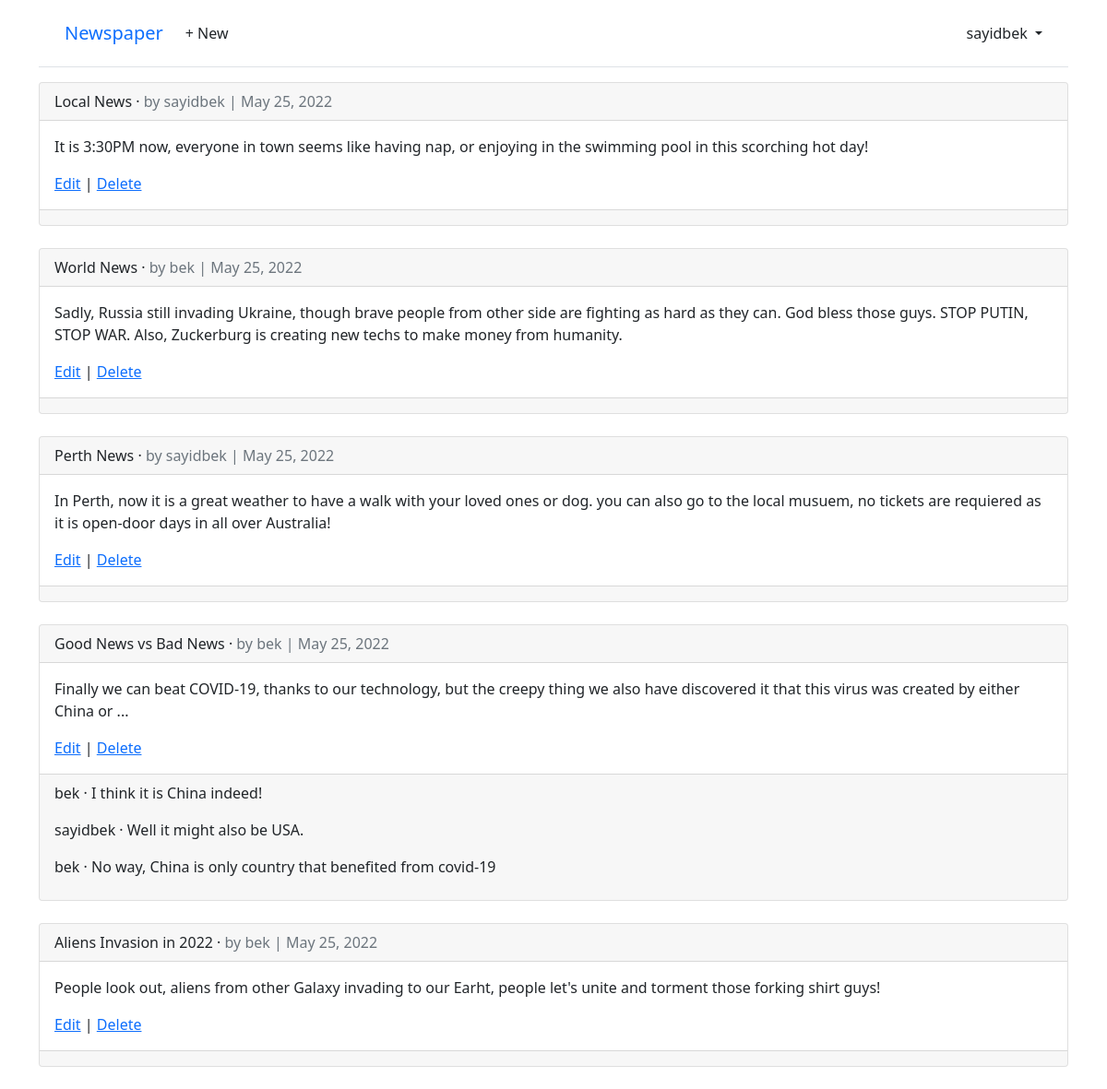
The page /articles/ (signed in) on the database its author committed.
### accounts/models.py (models this page shows)
class CustomUser(AbstractUser):
    age = models.PositiveIntegerField(blank=True, null=True)

### articles/models.py (models this page shows, shortened)
class Article(models.Model):
    title = models.CharField(max_length=255)
    body = models.TextField(blank=True, null=True)
    date = models.DateField(auto_now_add=True)
    author = models.ForeignKey(
        get_user_model(),
        on_delete=models.CASCADE,
    )

class Comment(models.Model):
    article = models.ForeignKey(Article, on_delete=models.CASCADE)
    comment = models.CharField(max_length=160)
    author = models.ForeignKey(
        get_user_model(),
        on_delete=models.CASCADE,
        related_name='comments',
    )
    def __str__(self):
        return self.comment

### articles/views.py (the view)
# urls.py: path('', views.ArticleListView.as_view(), name='article_list'),
class ArticleListView(LoginRequiredMixin, ListView):
    model = Article
    template_name = 'article/article_list.html'

### templates/article/article_list.html (shortened to what this page needs)
{% extends "base.html" %}
{% block content %}
{% for article in article_list %}
  <div class="card">
    <div class="card-header">
      <span class="font-weight-bold">{{ article.title }}</span> &middot;
      <span class="text-muted">by {{ article.author }} |
      {{ article.date }}</span>
    </div>
    <div class="card-body">
      <p>{{ article.body }}</p>
      <a href="{% url 'article_edit' article.pk %}">Edit</a> |
      <a href="{% url 'article_delete' article.pk %}">Delete</a>
    </div>
    <div class="card-footer">
      {% for comment in article.comment_set.all %}
        <p>
          <span class="font-weight-bold">
            {{ comment.author }} &middot;
          </span>
          {{ comment }}
        </p>
      {% endfor %}
    </div>
  </div>
  <br />
{% endfor %}
{% endblock content %}

### templates/base.html (shortened to what this page needs)
<!DOCTYPE html>
<html>
<head>
  <link href="https://cdn.jsdelivr.net/npm/bootstrap@5.1.3/dist/css/bootstrap.min.css" rel="stylesheet">
</head>
<body>
  <div class="container">
    <header class="p-3 mb-3 border-bottom">
      <div class="container">
        <div class="d-flex flex-wrap align-items-center justify-content-center
          justify-content-lg-start">
          <a class="navbar-brand" href="{% url 'home' %}">Newspaper</a>
          <ul class="nav col-12 col-lg-auto me-lg-auto mb-2 justify-content-center
            mb-md-0">
          {% if user.is_authenticated %}
            <li><a href="{% url 'article-new' %}" class="nav-link px-2 link-dark">+ New</a></li>
          </ul>
          <div class="dropdown text-end">
            <a href="#" class="d-block link-dark text-decoration-none dropdown-toggle"
              id="dropdownUser1" data-bs-toggle="dropdown" aria-expanded="false">
              {{ user.username }}
            </a>
          </div>
          {% else %}
          </ul>
          <div class="text-end">
            <a href="{% url 'login' %}" class="btn btn-outline-primary me-2">Log In</a>
            <a href="{% url 'signup' %}" class="btn btn-primary">Sign Up</a>
          </div>
          {% endif %}
        </div>
      </div>
    </header>
    <main>
      {% block content %}
      {% endblock content %}
    </main>
  </div>
</body>
</html>

### rows shown on the page
CustomUser: username "sayidbek"
Article: title "Local News", author "sayidbek", date "May 25, 2022", body "It is 3:30PM now, everyone in town seems like having nap, or enjoying in the swimming pool in this scorching hot day!"
Article: title "World News", author "bek", date "May 25, 2022", body "Sadly, Russia still invading Ukraine, though brave people from other side are fighting as hard as they can. God bless those guys. STOP PUTIN, STOP WAR. Also, Zuckerburg is creating new techs to make money from humanity."
Article: title "Perth News", author "sayidbek", date "May 25, 2022", body "In Perth, now it is a great weather to have a walk with your loved ones or dog. you can also go to the local musuem, no tickets are requiered as it is open-door days in all over Australia!"
Article: title "Good News vs Bad News", author "bek", date "May 25, 2022", body "Finally we can beat COVID-19, thanks to our technology, but the creepy thing we also have discovered it that this virus was created by either China or ..."
Comment: author "bek", comment "I think it is China indeed!"
Comment: author "sayidbek", comment "Well it might also be USA."
Comment: author "bek", comment "No way, China is only country that benefited from covid-19"
Article: title "Aliens Invasion in 2022", author "bek", date "May 25, 2022", body "People look out, aliens from other Galaxy invading to our Earht, people let's unite and torment those forking shirt guys!"
